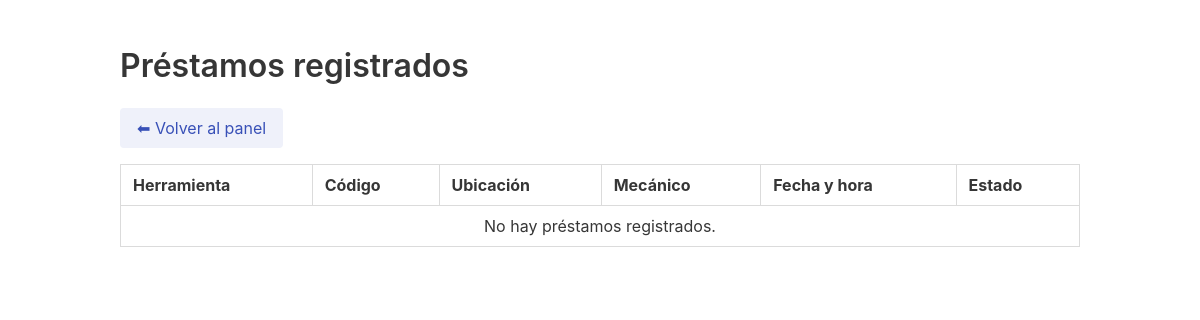
The app's page /prestamos_activos.php (signed in), older data.
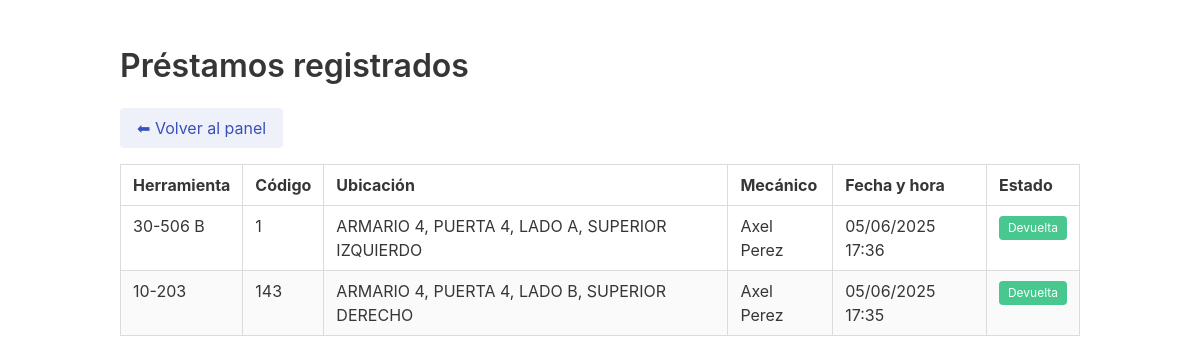
The same page, newer data.
### tables this page shows
CREATE TABLE `prestamos` (
  `id` int(11) NOT NULL AUTO_INCREMENT,
  `herramienta_id` int(11) NOT NULL,
  `mecanico_id` int(11) DEFAULT NULL,
  `nombre_personalizado` varchar(100) DEFAULT NULL,
  `sucursal` varchar(100) NOT NULL DEFAULT 'Lanús',
  `fecha_hora` datetime NOT NULL,
  `fecha_devolucion` datetime DEFAULT NULL,
  `devuelta` tinyint(1) DEFAULT 0,
  PRIMARY KEY (`id`),
  KEY `herramienta_id` (`herramienta_id`),
  CONSTRAINT `prestamos_ibfk_1` FOREIGN KEY (`herramienta_id`) REFERENCES `herramientas` (`id`) ON UPDATE CASCADE
);

CREATE TABLE `herramientas` (
  `id` int(11) NOT NULL AUTO_INCREMENT,
  `codigo` varchar(50) DEFAULT NULL,
  `nombre` varchar(100) NOT NULL,
  `ubicacion` varchar(100) NOT NULL,
  `imagen` varchar(255) DEFAULT NULL,
  `cantidad` int(11) DEFAULT 1,
  PRIMARY KEY (`id`)
);

CREATE TABLE `mecanicos` (
  `id` int(11) NOT NULL AUTO_INCREMENT,
  `nombre` varchar(100) NOT NULL,
  PRIMARY KEY (`id`),
  UNIQUE KEY `nombre` (`nombre`)
);

### prestamos_activos.php (the view, shortened to what this page needs)
<?php
include 'includes/conexion.php';
$prestamos = $conexion->query("
    SELECT p.id, h.nombre, h.codigo, h.ubicacion, m.nombre AS mecanico, p.fecha_hora, p.devuelta
    FROM prestamos p
    JOIN herramientas h ON p.herramienta_id = h.id
    JOIN mecanicos m ON p.mecanico_id = m.id
    ORDER BY p.fecha_hora DESC
");
?>
<!DOCTYPE html>
<html lang="es">
<head>
    <link rel="stylesheet" href="https://cdn.jsdelivr.net/npm/bulma@0.9.4/css/bulma.min.css">
</head>
<body>
    <section class="section">
        <div class="container">
            <h2 class="title is-3">Préstamos registrados</h2>
            <a href="dashboard.php" class="button is-link is-light mb-4">⬅ Volver al panel</a>
            <div class="table-container">
                <table class="table is-fullwidth is-striped is-hoverable is-bordered">
                    <thead>
                        <tr>
                            <th>Herramienta</th>
                            <th>Código</th>
                            <th>Ubicación</th>
                            <th>Mecánico</th>
                            <th>Fecha y hora</th>
                            <th>Estado</th>
                        </tr>
                    </thead>
                    <tbody>
                        <?php if ($prestamos->num_rows === 0): ?>
                            <tr><td colspan="6" class="has-text-centered">No hay préstamos registrados.</td></tr>
                        <?php else: ?>
                            <?php while ($row = $prestamos->fetch_assoc()): ?>
                                <tr>
                                    <td><?= htmlspecialchars($row['nombre']) ?></td>
                                    <td><?= htmlspecialchars($row['codigo']) ?></td>
                                    <td><?= htmlspecialchars($row['ubicacion']) ?></td>
                                    <td><?= htmlspecialchars($row['mecanico']) ?></td>
                                    <td><?= date('d/m/Y H:i', strtotime($row['fecha_hora'])) ?></td>
                                    <td>
                                        <?php if ($row['devuelta']): ?>
                                            <span class="tag is-success">Devuelta</span>
                                        <?php else: ?>
                                            <span class="tag is-warning">Prestada</span>
                                        <?php endif; ?>
                                    </td>
                                </tr>
                            <?php endwhile; ?>
                        <?php endif; ?>
                    </tbody>
                </table>
            </div>
        </div>
    </section>
</body>
</html>

Row changes from the older to the newer data that the page shows:
added prestamos: herramienta.nombre "30-506 B", herramienta.codigo "1", herramienta.ubicacion "ARMARIO 4, PUERTA 4, LADO A, SUPERIOR IZQUIERDO", mecanico.nombre "Axel Perez", fecha_hora "05/06/2025 17:36", devuelta "Devuelta"
added prestamos: herramienta.nombre "10-203", herramienta.codigo "143", herramienta.ubicacion "ARMARIO 4, PUERTA 4, LADO B, SUPERIOR DERECHO", mecanico.nombre "Axel Perez", fecha_hora "05/06/2025 17:35", devuelta "Devuelta"
Text that changed along with them:
text no longer shown: "No hay préstamos registrados."
